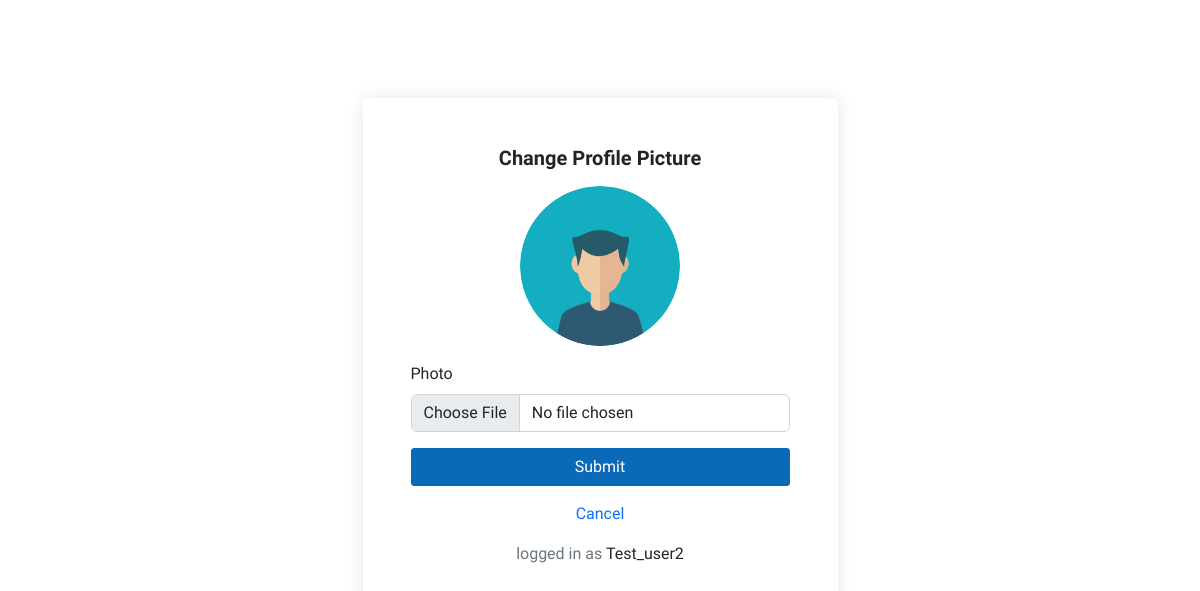
The page /changePhotoPrompt/ (signed in) on the database as committed earlier.
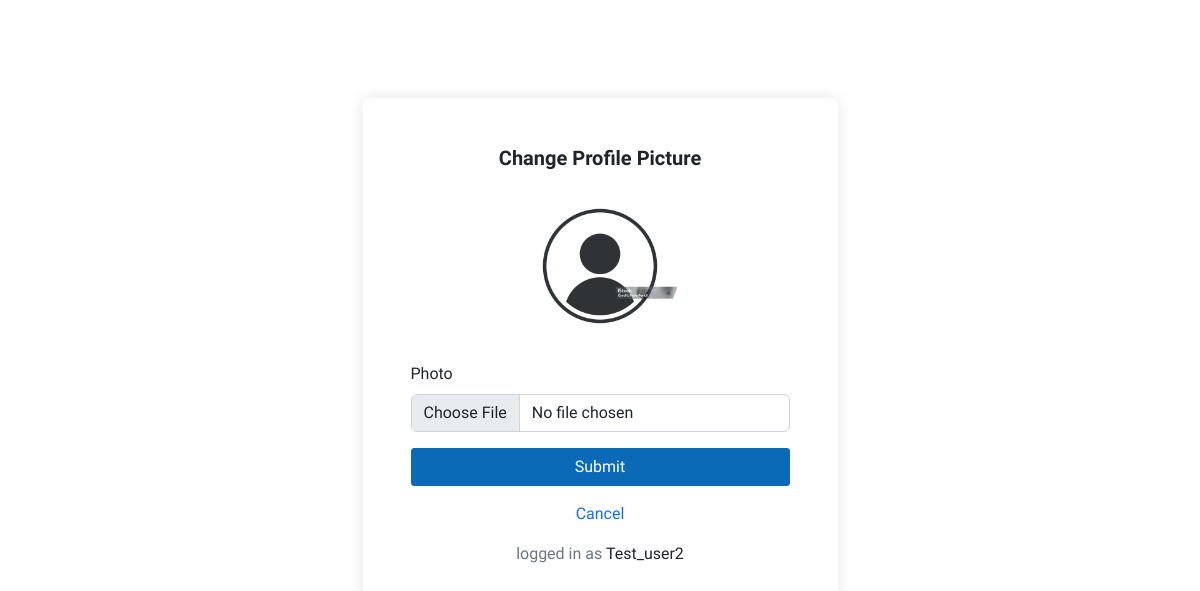
The same page on the database as committed later.
### main/models.py (models this page shows, shortened)
class Student(models.Model):
    student_id = models.IntegerField(primary_key=True)
    name = models.CharField(max_length=100, null=False)
    email = models.EmailField(max_length=100, null=True, blank=True)
    password = models.CharField(max_length=255, null=False)
    role = models.CharField(
        default="Student", max_length=100, null=False, blank=True)
    course = models.ManyToManyField(
        'Course', related_name='students', blank=True)
    photo = models.ImageField(upload_to='profile_pics', blank=True,
                              null=False, default='profile_pics/default_student.png')
    department = models.ForeignKey(
        'Department', on_delete=models.CASCADE, null=False, blank=False, related_name='students')
    class Meta:
        verbose_name_plural = 'Students'

### main/views.py (the view)
# urls.py: path('changePhotoPrompt/', views.changePhotoPrompt, name='changePhotoPrompt'),
def changePhotoPrompt(request):
    if request.session.get('student_id'):
        student = Student.objects.get(student_id=request.session['student_id'])
        return render(request, 'main/changePhoto.html', {'student': student})
    elif request.session.get('faculty_id'):
        faculty = Faculty.objects.get(faculty_id=request.session['faculty_id'])
        return render(request, 'main/changePhotoFaculty.html', {'faculty': faculty})
    else:
        return redirect('std_login')

### main/templates/main/changePhoto.html (shortened to what this page needs)
{% load static %}
<!DOCTYPE html>
<html lang="en">
   <head>
      <link rel="stylesheet" href="{% static 'styles/bootstrap.min.css' %}">
      <link rel="stylesheet" href="{% static 'styles/style.css' %}">
   </head>
   <body>
      <div class="container">
         <div style="min-height:85vh" class="row justify-content-center align-items-center">
            <div class="col-lg-5 col-sm-12 p-5 rounded shadow">
               <form action="{% url 'changePhoto' %}" method="post" enctype="multipart/form-data">
                  <div class="text-center">
                     <h5 class="mb-3 fw-bold">Change Profile Picture</h5>
                  </div>
                  <div class="my-3 text-center">
                     <img src="/media/{{student.photo}}" class="rounded-circle" alt="image" style="height: 10rem ; width:10rem">
                  </div>
                  <div class="mb-3">
                     <label for="photo" class="form-label ">Photo</label>
                     <input type="file" class="form-control" id="photo" name="photo" required>
                  </div>
                  <div class="d-grid">
                     <button type="submit" class="btn btn-primary">Submit</button>
                  </div>
                  <div class="text-center mt-3">
                     <a href="{% url 'profile' student.student_id %}">Cancel</a>
                  </div>
               </form>
               <p class="text-center mt-3"> <span class="text-muted">logged in as</span>  {{student.name}}</p>
            </div>
         </div>
      </div>
   </body>
</html>

### static/styles/style.css (style rules this page uses)
* { font-family: "Nunito Sans", sans-serif; box-sizing: border-box; }
body { margin: 0; padding: 0; }
html { scroll-behavior: smooth; }
.btn { border-radius: 3px !important; }
.btn-primary { background-color: #0b6ab8 !important; border-color: #0b6ab8 !important; }
a { text-decoration: none !important; }
.container { margin-top: 1.5rem; }
.shadow { box-shadow: rgba(17, 17, 26, 0.1) 0px 0px 16px !important; }

Rows that differ between the two databases and show on the page:
changed Student "Test_user2": photo: picture added in place of a placeholder
